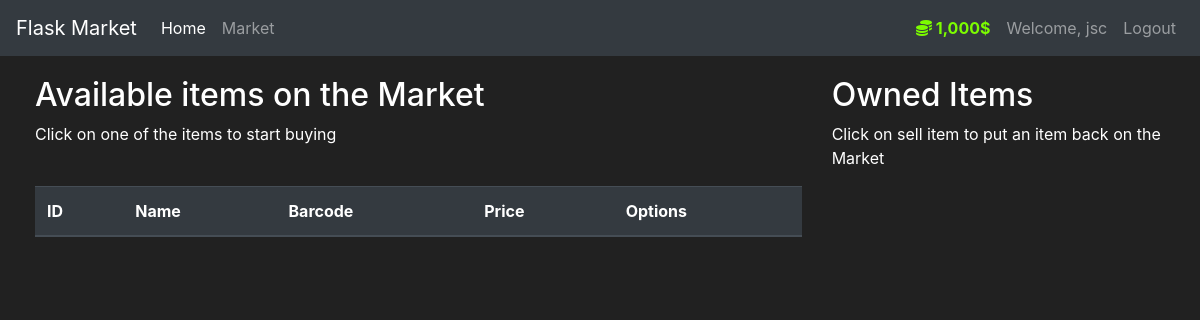
/market (signed in), run on an earlier commit of the app's database.
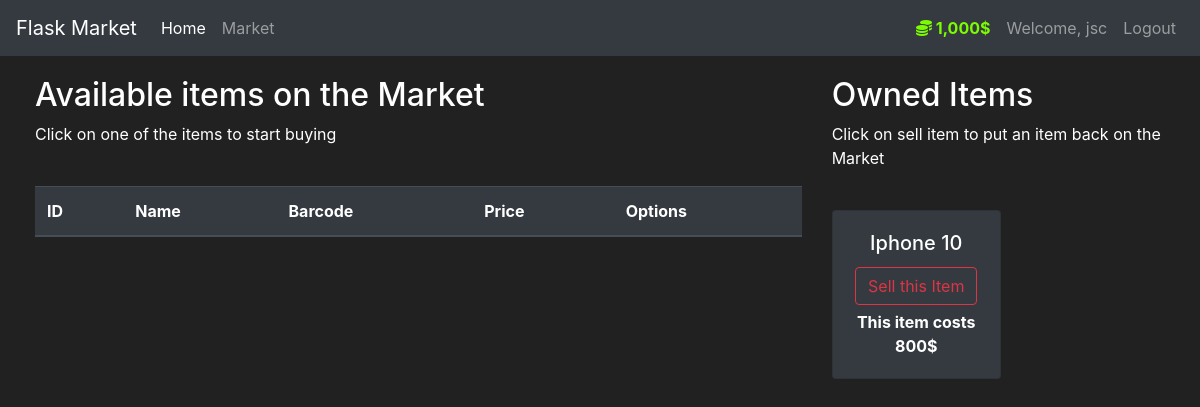
And on a later commit of the database.
### market/models.py (models this page shows, shortened)
class Item(db.Model):
    id = db.Column(db.Integer(), primary_key=True)
    name = db.Column(db.String(length=30), nullable=False, unique=True)
    price = db.Column(db.Integer(), nullable=False)
    barcode = db.Column(db.String(length=12), nullable=False, unique=True)
    description = db.Column(db.String(length=1024), nullable=False, unique=True)
    owner = db.Column(db.Integer(), db.ForeignKey('user.id'))

### market/routes.py (the view, shortened to what this page needs)
@app.route('/market', methods=['GET', 'POST'])
@login_required
def market_page():
    purchase_form = PurchaseItemForm()
    selling_form = SellItemForm()
    if request.method == "GET":
        items = Item.query.filter_by(owner=None)
        owned_items = Item.query.filter_by(owner=current_user.id)
        return render_template('market.html', items=items, purchase_form=purchase_form, owned_items=owned_items, selling_form=selling_form)

### market/models.py (called while the page is built)
@login_manager.user_loader
def load_user(user_id):
    return User.query.get(int(user_id))

    @property
    def prettier_budget(self):
        if len(str(self.budget)) >= 4:
            return f'{str(self.budget)[:-3]},{str(self.budget)[-3:]}$'
        else:
            return f"{self.budget}$"

### market/templates/market.html (shortened to what this page needs)
{% extends 'base.html' %}
{% block content %}
<div class="row" style="margin-top:20px; margin-left:20px">
   <div class="col-8">
       <h2>Available items on the Market</h2>
       <p>Click on one of the items to start buying</p>
       <br>
      <table class="table table-hover table-dark">
         <thead>
            <tr>
               <th scope="col">ID</th>
               <th scope="col">Name</th>
               <th scope="col">Barcode</th>
               <th scope="col">Price</th>
               <th scope="col">Options</th>
            </tr>
         </thead>
      </table>
   </div>
   <div class="col-4">
        <h2>Owned Items</h2>
        <p>Click on sell item to put an item back on the Market</p>
        <br>
        <div class="row">
           {% for owned_item in owned_items %}
             <div class="col-md-6">
                 <div style="margin-bottom: 5px" class="card text-center bg-dark">
                      <div class="card-body">
                          <h5 class="card-title">{{ owned_item.name }}</h5>
                          <button type="button" class="btn btn-outline-danger" style="margin-bottom: 5px"
                                  data-toggle="modal" data-target="#Modal-SellingConfirm-{{ owned_item.id }}">
                              Sell this Item
                          </button>
                          <p class="card-text"><strong>
                              This item costs {{ owned_item.price }}$
                          </strong></p>
                      </div>
                  </div>
             </div>
           {% endfor %}
        </div>
   </div>
</div>
{% endblock %}

What changed in the data, as far as the page shows it:
now on this page (row edited): Item: name "Iphone 10", price "800"
